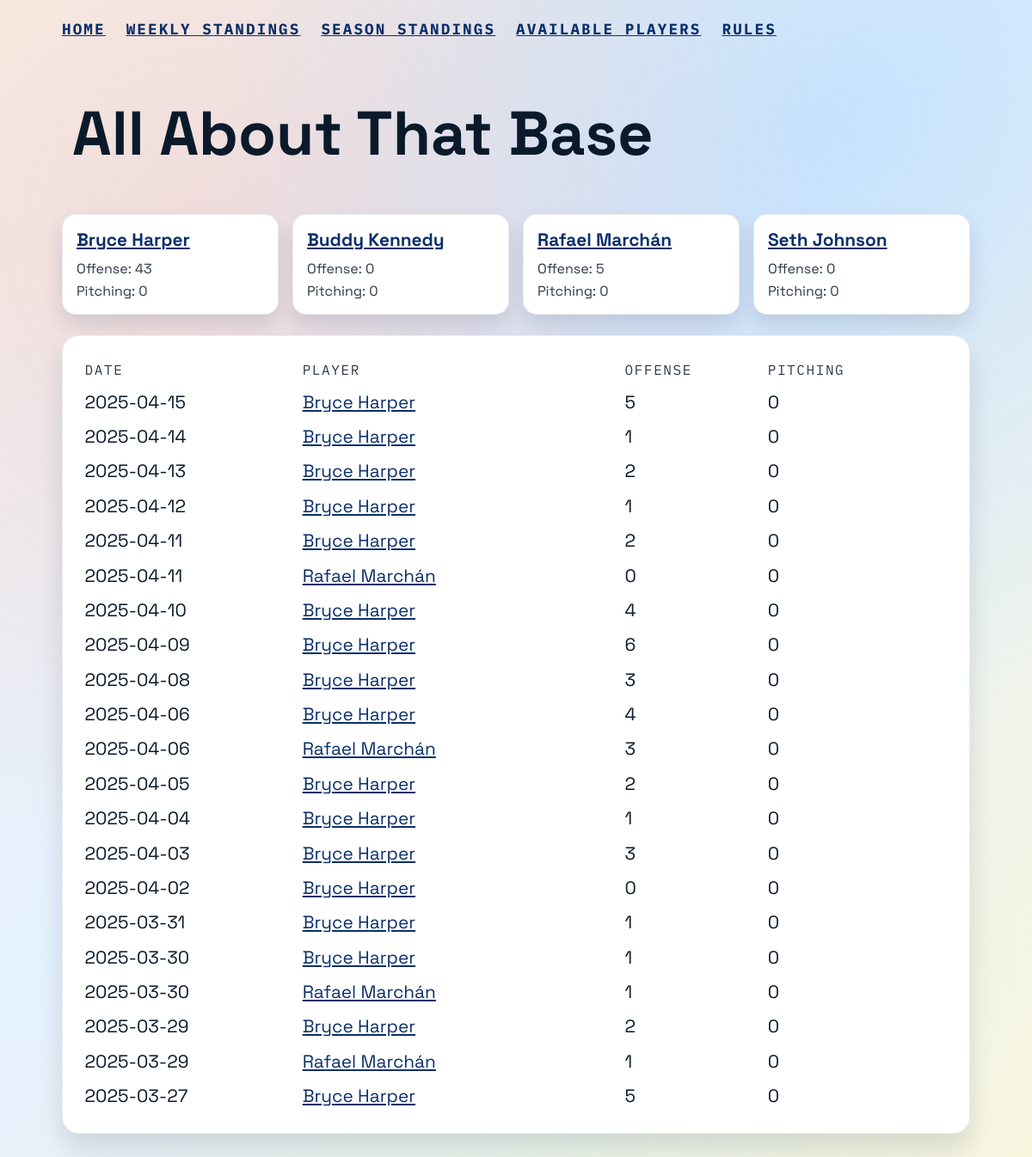
The app's page /team with its own data.
### tables this page shows
CREATE TABLE teams (
        id INTEGER PRIMARY KEY AUTOINCREMENT,
        league_id INTEGER NOT NULL,
        user_id INTEGER NOT NULL,
        name TEXT NOT NULL,
        FOREIGN KEY (league_id) REFERENCES leagues(id),
        FOREIGN KEY (user_id) REFERENCES users(id)
    );

CREATE TABLE players (
        id INTEGER PRIMARY KEY AUTOINCREMENT,

        -- MLB identifiers
        mlb_id INTEGER UNIQUE NOT NULL,

        -- Names
        name TEXT NOT NULL,
        first_name TEXT,
        last_name TEXT,
        name_slug TEXT,

        -- Baseball info
        position_code TEXT,
        position_name TEXT,
        position_type TEXT,
        bat_side TEXT,
        throw_side TEXT,

        -- Roster / uniform
        jersey_number INTEGER,
        status TEXT,                -- Active, Injured List, etc.

        -- Biographical
        birth_date DATE,
        birth_city TEXT,
        birth_state TEXT,
        birth_country TEXT,
        height TEXT,                -- e.g. 6'2"
        weight INTEGER,

        -- Metadata
        is_active INTEGER DEFAULT 1,
        last_updated DATETIME DEFAULT CURRENT_TIMESTAMP
    );

CREATE TABLE stats (
        id INTEGER PRIMARY KEY AUTOINCREMENT,
        player_id INTEGER NOT NULL,
        team_id INTEGER NOT NULL,
        date DATETIME NOT NULL,
        offense INTEGER,
        pitching INTEGER,
        FOREIGN KEY (player_id) REFERENCES players(id),
        FOREIGN KEY (team_id) REFERENCES teams(id)
    );

### app.py (the view)
@app.route("/team")
def team_stats():
    team_id = request.args.get("team_id", type=int)
    teams, selected_team_id, selected_team_name, rows, totals, player_totals = load_team_stats(
        team_id=team_id
    )
    return render_template(
        "team-stats.html",
        teams=teams,
        selected_team_id=selected_team_id,
        selected_team_name=selected_team_name,
        rows=rows,
        totals=totals,
        player_totals=player_totals,
    )

### templates/team-stats.html (shortened to what this page needs)
<!doctype html>
<html lang="en">
  <head>
    <link rel="stylesheet" href="{{ url_for('static', filename='styles.css') }}" />
  </head>
  <body>
    <nav class="top-nav">
      <a href="/">Home</a>
      <a href="/week">Weekly Standings</a>
      <a href="/season">Season Standings</a>
      <a href="/available">Available Players</a>
      <a href="https://www.robertbryan.net/ebl.html" target="_blank" rel="noopener">Rules</a>
    </nav>
    <header class="hero">
      <div class="hero-content">
        <h2 class="team-name">{{ selected_team_name or "" }}</h2>
      </div>
    </header>
    <main class="stats">
      {% if teams %}
      <section class="player-cards">
        {% for player in player_totals %}
        <div class="player-card">
          <h3><a href="/player?player_id={{ player.player_id }}">{{ player.player_name }}</a></h3>
          <div class="player-card-stats">
            <span>Offense: {{ player.total_offense or 0 }}</span>
            <span>Pitching: {{ player.total_pitching or 0 }}</span>
          </div>
        </div>
        {% endfor %}
      </section>
      <section class="stats-table">
        <div class="stats-row header">
          <span>Date</span>
          <span>Player</span>
          <span>Offense</span>
          <span>Pitching</span>
        </div>
        {% for row in rows %}
        <div class="stats-row" style="--i: {{ loop.index0 }}">
          <span>{{ row.date }}</span>
          <span>
            <a class="player-link" href="/player?player_id={{ row.player_id }}">{{ row.player_name }}</a>
          </span>
          <span>{{ row.offense }}</span>
          <span>{{ row.pitching }}</span>
        </div>
        {% endfor %}
      </section>
      {% else %}
      <p class="empty-state">No teams found. Create teams first.</p>
      {% endif %}
    </main>
  </body>
</html>

### static/styles.css (style rules this page uses)
:root { --ink: #0b1a2a; --ink-soft: #2c3a47; --paper: #f8f3ea; --accent: #f25f5c; --accent-dark: #d94b4a; --sky: #d4f0ff; --mint: #b7f0d4; --panel: #ffffff; --shadow: rgba(10, 20, 40, 0.12); }
* { box-sizing: border-box; }
body { margin: 0; font-family: "Space Grotesk", sans-serif; color: var(--ink); background: linear-gradient(135deg, #f8f3ea 0%, #e5f1ff 45%, #fef7e0 100%); min-height: 100vh; font-size: 20px; }
a { color: #0a2f6b; text-decoration: underline; }
.top-nav { display: flex; gap: 1.5rem; padding: 1.4rem 6vw 0; font-family: "IBM Plex Mono", monospace; font-size: 1.1rem; font-weight: 700; text-transform: uppercase; letter-spacing: 0.12em; }
.top-nav a { color: #0a2f6b; text-decoration: underline; }
.hero { display: grid; grid-template-columns: minmax(280px, 1fr); gap: 2rem; padding: 4rem 7vw 2rem; align-items: center; }
.team-name { font-size: clamp(3rem, 6vw, 4.5rem); margin: 0; }
.player-link { color: #0a2f6b; text-decoration: underline; }
.stats { padding: 1rem 6vw 4rem; display: grid; gap: 1.5rem; }
.player-cards { display: grid; grid-template-columns: repeat(auto-fit, minmax(220px, 1fr)); gap: 1rem; }
.player-card { background: var(--panel); border-radius: 16px; padding: 1rem; box-shadow: 0 12px 24px var(--shadow); border: 1px solid rgba(15, 26, 44, 0.08); }
.player-card h3 { margin: 0 0 0.6rem; font-size: 1.3rem; }
.player-card-stats { display: grid; gap: 0.3rem; color: var(--ink-soft); font-size: 1rem; }
.stats-table { background: var(--panel); border-radius: 20px; padding: 1.4rem; box-shadow: 0 18px 30px var(--shadow); border: 1px solid rgba(15, 26, 44, 0.08); }
.stats-row { display: grid; grid-template-columns: 1.4fr 2.1fr 0.9fr 1.2fr; gap: 0.6rem; font-size: 1.3rem; padding: 0.45rem 0.2rem; border-radius: 8px; animation: fadeIn 0.5s ease both; animation-delay: calc(var(--i) * 25ms); }
.stats-row span:nth-child(1), .stats-row span:nth-child(2) { white-space: nowrap; }
.stats-row.header { font-family: "IBM Plex Mono", monospace; font-size: 1rem; text-transform: uppercase; letter-spacing: 0.1em; color: var(--ink-soft); animation: none; }

### records on screen
teams: name "All About That Base"
players: player_name "Bryce Harper", total_offense "43", total_pitching "0"
players: player_name "Buddy Kennedy", total_offense "0", total_pitching "0"
players: player_name "Rafael Marchán", total_offense "5", total_pitching "0"
players: player_name "Seth Johnson", total_offense "0", total_pitching "0"
stats: date "2025-04-15", player_name "Bryce Harper", offense "5", pitching "0"
stats: date "2025-04-14", player_name "Bryce Harper", offense "1", pitching "0"
stats: date "2025-04-13", player_name "Bryce Harper", offense "2", pitching "0"
stats: date "2025-04-12", player_name "Bryce Harper", offense "1", pitching "0"
stats: date "2025-04-11", player_name "Bryce Harper", offense "2", pitching "0"
stats: date "2025-04-11", player_name "Rafael Marchán", offense "0", pitching "0"
stats: date "2025-04-10", player_name "Bryce Harper", offense "4", pitching "0"
stats: date "2025-04-09", player_name "Bryce Harper", offense "6", pitching "0"
stats: date "2025-04-08", player_name "Bryce Harper", offense "3", pitching "0"
stats: date "2025-04-06", player_name "Bryce Harper", offense "4", pitching "0"
stats: date "2025-04-06", player_name "Rafael Marchán", offense "3", pitching "0"
stats: date "2025-04-05", player_name "Bryce Harper", offense "2", pitching "0"
stats: date "2025-04-04", player_name "Bryce Harper", offense "1", pitching "0"
stats: date "2025-04-03", player_name "Bryce Harper", offense "3", pitching "0"
stats: date "2025-04-02", player_name "Bryce Harper", offense "0", pitching "0"
stats: date "2025-03-31", player_name "Bryce Harper", offense "1", pitching "0"
stats: date "2025-03-30", player_name "Bryce Harper", offense "1", pitching "0"
stats: date "2025-03-30", player_name "Rafael Marchán", offense "1", pitching "0"
stats: date "2025-03-29", player_name "Bryce Harper", offense "2", pitching "0"
stats: date "2025-03-29", player_name "Rafael Marchán", offense "1", pitching "0"
stats: date "2025-03-27", player_name "Bryce Harper", offense "5", pitching "0"
